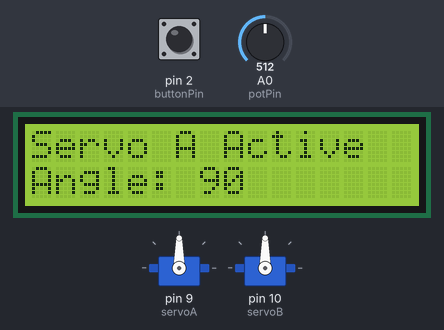
A sketch run on a simulated Arduino Uno, built with avr-gcc and run on an emulated ATmega328P. Shown: 2 × servo, 16×2 character LCD. Inputs (shaded band) come from the test bench; at power-on: pin 2 (buttonPin) LOW, A0 (potPin) = 512.

Above: at 1.2 s.
1.3 s: pin 2 (buttonPin) pulled HIGH for 0.15 s
At 1.8 s:
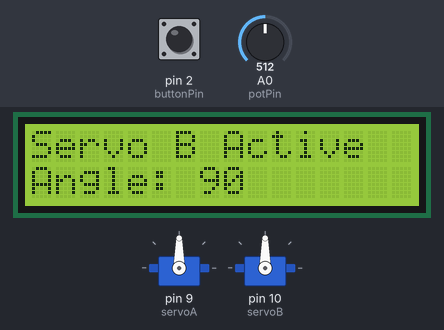
2.9 s: A0 (potPin) set to 716
At 4.1 s:
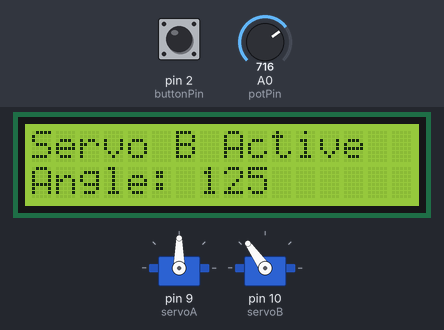
4.4 s: A0 (potPin) set to 900
At 5.6 s:
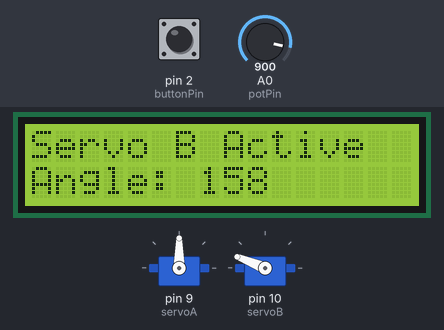
5.9 s: pin 2 (buttonPin) pulled HIGH for 1 s
At 6.3 s:
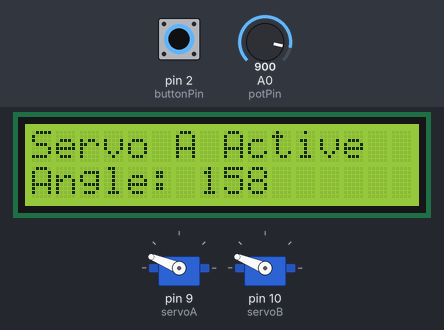
8.4 s: A0 (potPin) set to 1023
At 9.6 s:
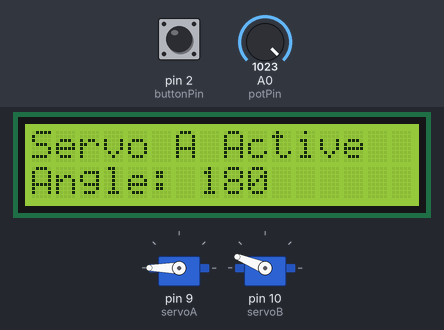
9.9 s: pin 2 (buttonPin) pulled HIGH for 0.15 s
At 11.3 s:
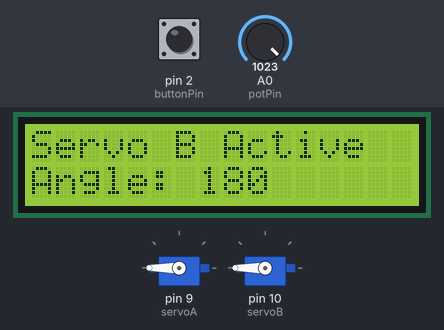
Timing chart, 0 to 12.5 s (numbered marks = the images above; inputs shaded):
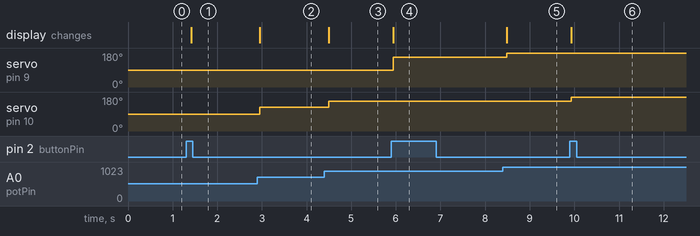

Measured:
- after the input at 1.3 s, the display: changes after 0.11 s (image 1)
- after the input at 2.9 s, servo on pin 10 (servoB): 90° → 125° after 0.05 s; the display: changes after 0.05 s (image 2)
- after the input at 4.4 s, servo on pin 10 (servoB): 125° → 158° after 0.09 s; the display: changes after 0.09 s (image 3)
- after the input at 5.9 s, servo on pin 9 (servoA): 90° → 158° at once; the display: changes at once (image 4)
- after the input at 8.4 s, servo on pin 9 (servoA): 158° → 180° after 0.08 s; the display: changes after 0.08 s (image 5)
- after the input at 9.9 s, servo on pin 10 (servoB): 158° → 180° at once; the display: changes at once (image 6)

The sketch:

part_c_code.ino
```cpp
#include <Servo.h>
#include <LiquidCrystal_I2C.h>

// Pin assignments
const int buttonPin = 2;
const int potPin = A0;

// Servo motors
Servo servoA;
Servo servoB;

// LCD setup
LiquidCrystal_I2C lcd(0x27, 16, 2);

// Variables
int angle = 0;          // Potentiometer value for angle
int servoSelect = 0;    // 0 for Servo A, 1 for Servo B
bool lastButtonState = LOW;
bool currentButtonState = LOW;

void setup() {
  // Initialize servo pins
  servoA.attach(9);
  servoB.attach(10);

  // Initialize the LCD
  lcd.begin(16, 2);
  lcd.print("Servo A Active");

  // Set up button pin
  pinMode(buttonPin, INPUT);
}

void loop() {
  // Read button state to toggle servo selection
  currentButtonState = digitalRead(buttonPin);
  if (currentButtonState == HIGH && lastButtonState == LOW) {
    servoSelect = !servoSelect; // Toggle between Servo A and Servo B
    lastButtonState = HIGH;

    // Update LCD with active servo
    lcd.clear();
    if (servoSelect == 0) {
      lcd.print("Servo A Active");
    } else {
      lcd.print("Servo B Active");
    }
  }

  if (currentButtonState == LOW) {
    lastButtonState = LOW;
  }

  // Read potentiometer value and map to servo angle
  angle = map(analogRead(potPin), 0, 1023, 0, 180);

  // Set the angle of the selected servo
  if (servoSelect == 0) {
    servoA.write(angle);
  } else {
    servoB.write(angle);
  }

  // Display current angle on LCD
  lcd.setCursor(0, 1);
  lcd.print("Angle: ");
  lcd.print(angle);
  delay(100); // Small delay to avoid jitter
}
```
